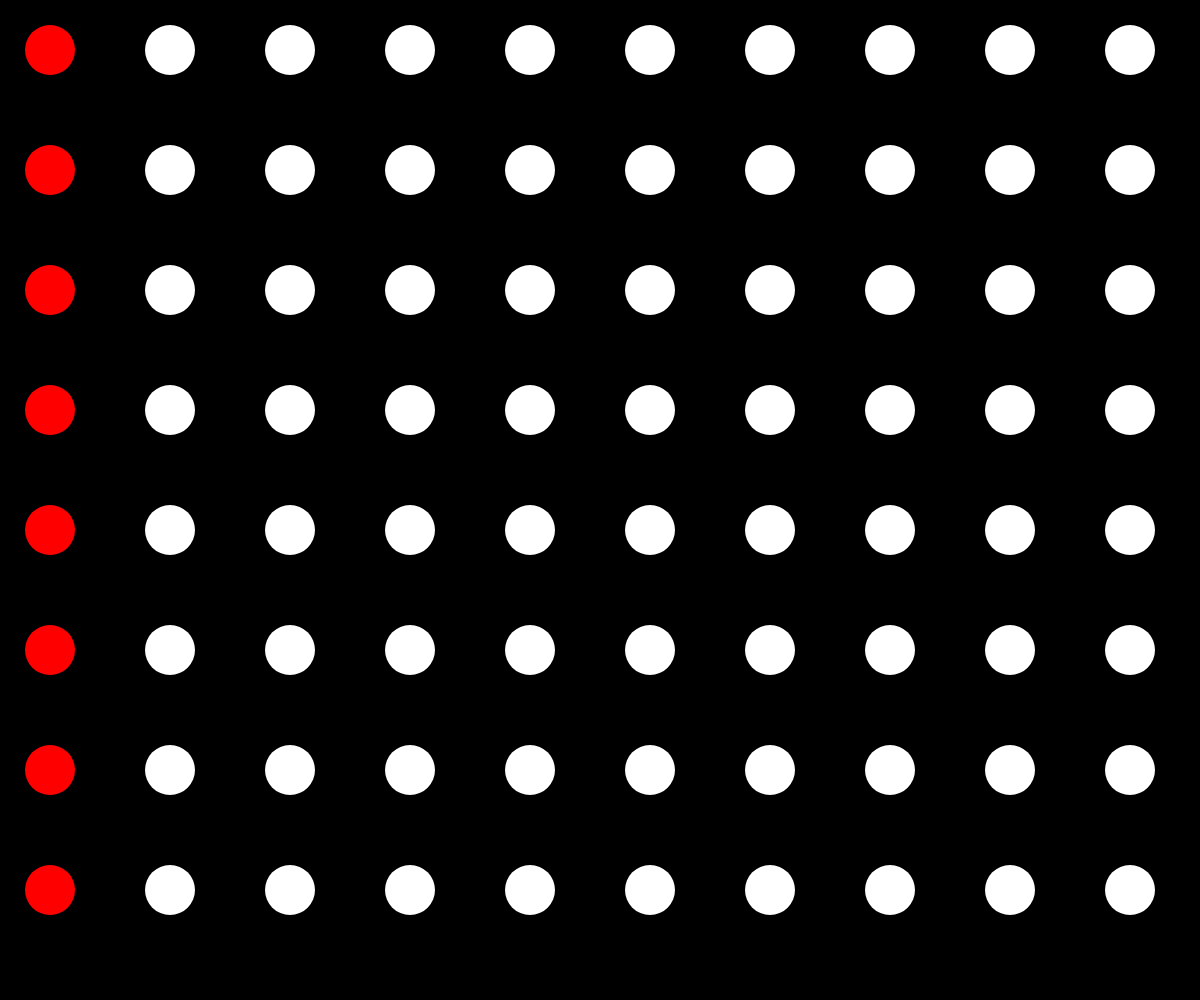
Frame 1 (no input)
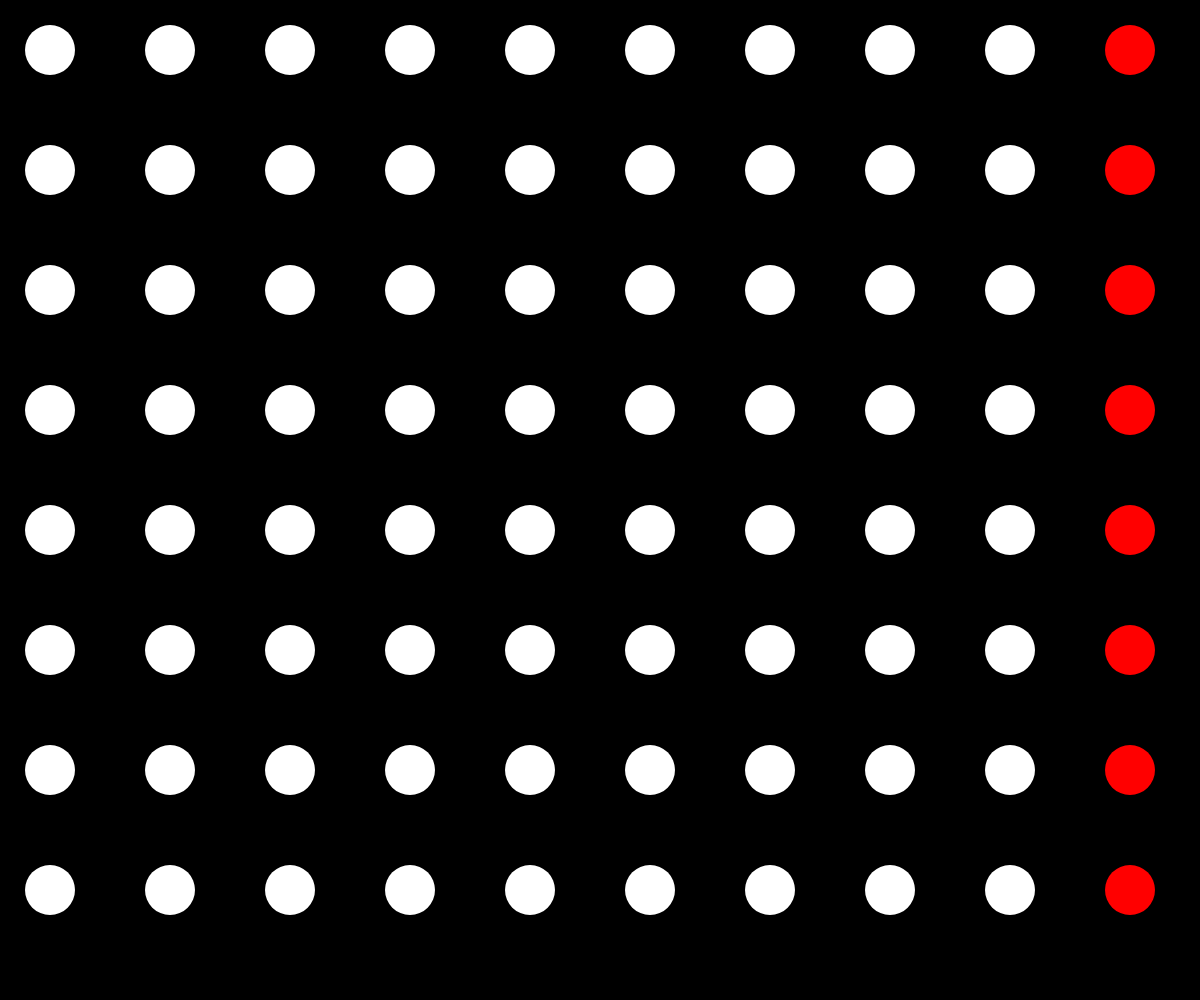
Frame 60 (no input)
Frame 120 (the mouse pressed at the canvas centre since frame 60): identical to frame 60, image omitted

The p5.js sketch that drew these frames (run headless with seeded random() and noise() and a simulated clock; from frame 60 on, the mouse is pressed at the canvas centre):

// p5.js sketch
// ── sketch.js
//Time to set up.

function setup() {

  // I feel like these days it's just easier to use canvas dimensions that can also be variables.
  createCanvas(windowWidth, windowHeight);
}

//setting up some initial variables
let initialX = 50
let initialY = 50
let currentX = initialX


// time to draw

function draw() {
  background("black")

  //setting up variables for the for loop
  let numPerRow = 10;
  let circleSize = 50;
  let pad = floor(width / numPerRow);


  // draws a grid of circles based on x and y values
  for (let y = circleSize; y < height; y += pad) {
    for (let x = circleSize; x < width; x += pad) {
      // Drawing the actual circles.
      if (currentX == x) {
        fill(255, 0, 0)
      } else {
        fill(255, 255, 255);
      }
      noStroke()
      ellipse(x, y, circleSize, circleSize);

    } // first for loop <-- I've been having to mark which curly brackets go with what.
  } // second for loop

//slow down the frames so you can see the color changes
  if (frameCount % 2 == 0) {

//increase the value of currentX to move the circles over.
    currentX += pad;
  }

//tell the circles to go back to the beginning and start over.
  if (currentX > width) {
    currentX = initialX;
  }
} // draw
